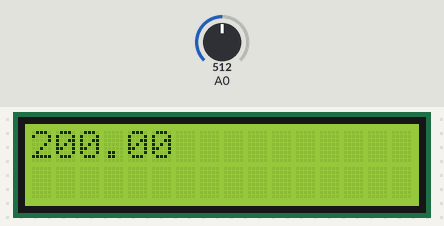
A sketch run on a simulated Arduino Uno, built with avr-gcc and run on an emulated ATmega328P. Shown: 16×2 character LCD. The test bench sets the inputs (shaded band); at power-on: A0 = 512.

Above: at 1.2 s.
1.3 s: A0 set to 716
At 1.6 s:
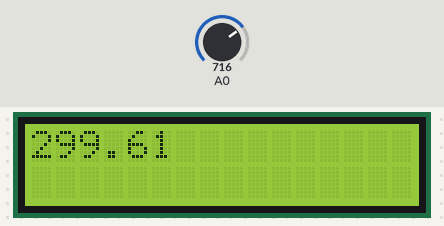
2.8 s: A0 set to 900
At 3.03 s:
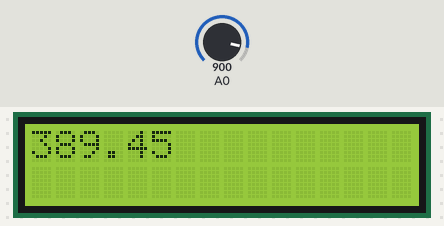
4.3 s: A0 set to 1023
At 4.9 s:
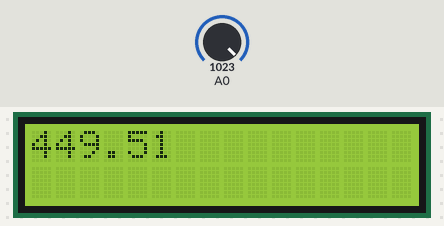
Timing chart, 0 to 7.3 s (numbered marks = the images above; inputs shaded):
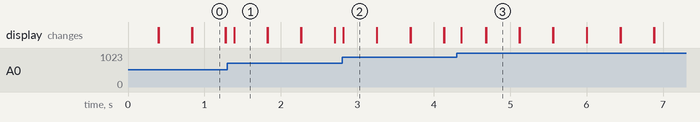

The sketch:

alt.ino
```cpp
#include <Wire.h>
#include <LiquidCrystal_I2C.h>

LiquidCrystal_I2C lcd(0x27, 16, 2);
void setup() {
	lcd.begin(16,2);
	lcd.backlight();
	Serial.begin(9600);
}

void loop() {
	lcd.setCursor(0,0);
	int x = analogRead(A0);
	float temp = ((x * ( 5.0 / 1024.0)) - 0.5)* 100;

	lcd.print(temp);
	delay(100);
	lcd.clear();
}
```

Measured:
- after the input at 1.3 s, the display: changes after 0.09 s (image 1)
- after the input at 2.8 s, the display: changes at once (image 2)
- after the input at 4.3 s, the display: changes after 0.06 s (image 3)
- what the display in image 0 shows lasts 0.5 s, from 0.8 s to 1.3 s
